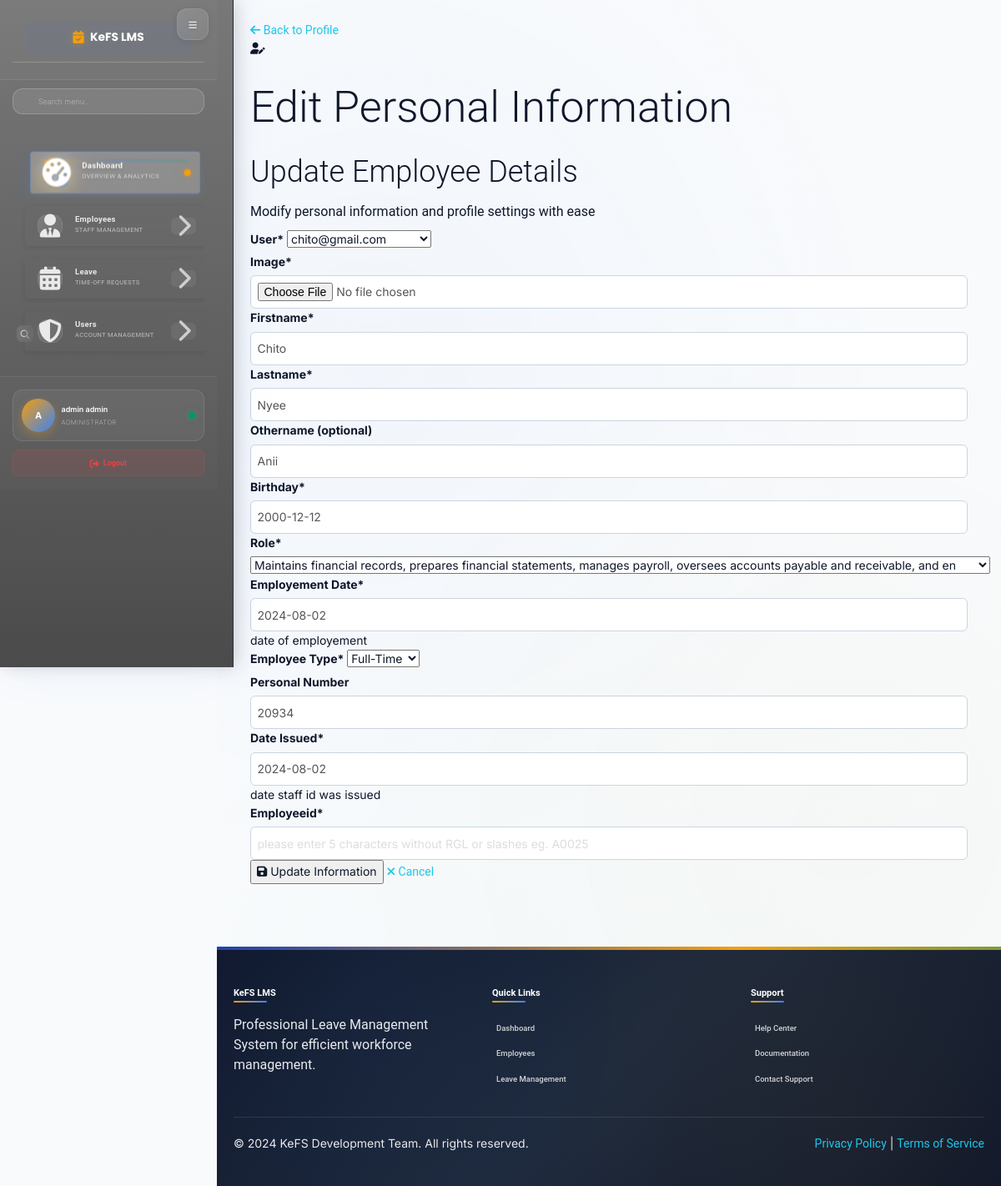
The page /dashboard/employee/edit/2/ (signed in) on the database its author committed.
### employee/models.py (models this page shows, shortened)
class CustomUser(AbstractUser): #auth_base.AbstractBaseUser
    HR = 1
    SUPERVISOR = 2
    USER = 3
    ROLE_CHOICES = (
        (HR, 'hr'),
        (SUPERVISOR, 'supervisor'),
        (USER, 'user'),
    )
    first_name = models.CharField(max_length=100)
    last_name = models.CharField(max_length=100)
    username = models.CharField(max_length=100)
    email = models.EmailField(unique=True)
    phone_number = models.CharField(max_length=100)
    role = models.PositiveSmallIntegerField(choices=ROLE_CHOICES, blank=True, null=True)
    date_joined = models.DateTimeField(auto_now_add=True)
    last_login = models.DateTimeField(auto_now=True)
    created_date = models.DateField(auto_now_add=True)
    modified_date = models.DateField(auto_now=True)
    is_active = models.BooleanField(default=False)
    is_admin = models.BooleanField(default=False)
    is_superuser = models.BooleanField(default=False)
    is_staff = models.BooleanField(default=False)
    objects = UserManager()
    USERNAME_FIELD = 'email'
    REQUIRED_FIELDS = ['username', 'first_name', 'last_name']
    def __str__(self):
        return self.email

class Employee(models.Model):
    MALE = 'male'
    FEMALE = 'female'
    OTHER = 'other'
    NOT_KNOWN = 'Prefer not to say'
    GENDER = (
        (MALE, 'Male'),
        (FEMALE, 'Female'),
        (OTHER, 'Other'),
        (NOT_KNOWN, 'Prefer not to say'),
    )
    MR = 'Mr'
    MRS = 'Mrs'
    MSS = 'Mss'
    DR = 'Dr'
    SIR = 'Sir'
    MADAM = 'Madam'
    TITLE = (
        (MR, 'Mr'),
        (MRS, 'Mrs'),
        (MSS, 'Mss'),
        (DR, 'Dr'),
        (SIR, 'Sir'),
        (MADAM, 'Madam'),
    )
    FULL_TIME = 'Full-Time'
    PART_TIME = 'Part-Time'
    CONTRACT = 'Contract'
    INTERN = 'Intern'
    EMPLOYEETYPE = (
        (FULL_TIME, 'Full-Time'),
        (PART_TIME, 'Part-Time'),
        (CONTRACT, 'Contract'),
        (INTERN, 'Intern'),
    )
    user = models.ForeignKey(settings.AUTH_USER_MODEL, on_delete=models.CASCADE, default=1)
    image = models.FileField(_('Profile Image'), upload_to='profiles', default='default.png', blank=True, null=True,
                             help_text='upload image size less than 2.0MB')  # work on path username-date/image
    firstname = models.CharField(_('Firstname'), max_length=250, null=False, blank=False)
    lastname = models.CharField(_('Lastname'), max_length=250, null=False, blank=False)
    othername = models.CharField(_('Othername (optional)'), max_length=250, null=True, blank=True)
    birthday = models.DateField(_('Birthday'), blank=False, null=False)
    Department = models.ForeignKey(Department, verbose_name=_('Department'), on_delete=models.SET_NULL, null=True,
                                    default=None)
    role = models.ForeignKey(Role, verbose_name=_('Role'), on_delete=models.SET_NULL, null=True, default=None)
    startdate = models.DateField(_('Employement Date'), help_text='date of employement', blank=False, null=True)
    employeetype = models.CharField(_('Employee Type'), max_length=115, default=FULL_TIME, choices=EMPLOYEETYPE,
                                    blank=False, null=True)
    peronal_number = models.CharField(_('Personal Number'), max_length=100, null=True, blank=True)
    dateissued = models.DateField(_('Date Issued'), help_text='date staff id was issued', blank=False, null=True)
    is_blocked = models.BooleanField(_('Is Blocked'), help_text='button to toggle employee block and unblock',
                                     default=False)
    is_deleted = models.BooleanField(_('Is Deleted'), help_text='button to toggle employee deleted and undelete',
                                     default=False)
    created = models.DateTimeField(verbose_name=_('Created'), auto_now_add=True, null=True)
    updated = models.DateTimeField(verbose_name=_('Updated'), auto_now=True, null=True)
    objects = EmployeeManager()
    class Meta:
        verbose_name = _('Employee')
        verbose_name_plural = _('Employees')
        ordering = ['-created']
    @property
    def get_full_name(self):
        if self.othername:
            return f"{self.firstname} {self.lastname} {self.othername}"
        return f"{self.firstname} {self.lastname}"

### dashboard/views.py (the view, shortened to what this page needs)
# urls.py: path('employee/edit/<int:id>/', employee_edit_data, name='employee_edit'),
def employee_edit_data(request, id):
    if not (request.user.is_authenticated and (request.user.is_superuser or request.user.is_staff)):
        return redirect('/')
    employee = get_object_or_404(Employee, id=id)
    dataset = {
        'form': EmployeeCreateForm(instance=employee),
        'title': f'edit - {employee.get_full_name}'
    }
    return render(request, 'dashboard/employee_edit_user.html', dataset)

### employee/managers.py (called while the page is built)
    def get_queryset(self):
        return super().get_queryset().filter(is_deleted=False)

### employee/models.py (called while the page is built)
    def __str__(self):
        return self.name

### templates/dashboard/employee_edit_user.html (shortened to what this page needs)
{% extends '_layout.html' %}
{% load static %}
{% load crispy_forms_tags %}
{% block content %}
<div class="edit-page-container">
    <div class="container-fluid">
        <a href="{% url 'dashboard:employeeinfo' form.instance.id %}" class="back-link" aria-label="Back to employee profile">
            <i class="fas fa-arrow-left" aria-hidden="true"></i>
            <span>Back to Profile</span>
        </a>
        <div class="edit-form-card">
            <div class="edit-header">
                <div class="edit-header-content">
                    <i class="fas fa-user-edit edit-header-icon" aria-hidden="true"></i>
                    <h1 class="edit-header-title">Edit Personal Information</h1>
                </div>
            </div>
            <div class="edit-body">
                <div class="edit-title">
                    <h2>Update Employee Details</h2>
                    <p>Modify personal information and profile settings with ease</p>
                </div>
                <div class="form-section">
                    <form action="" method="POST" enctype="multipart/form-data" id="edit-form" novalidate>
                        {{ form|crispy }}
                    </form>
                </div>
                <div class="form-actions">
                    <button type="submit" form="edit-form" class="btn-update" id="submit-btn">
                        <i class="fas fa-save" aria-hidden="true"></i>
                        <span>Update Information</span>
                    </button>
                    <a href="{% url 'dashboard:employeeinfo' form.instance.id %}" class="btn-cancel">
                        <i class="fas fa-times" aria-hidden="true"></i>
                        <span>Cancel</span>
                    </a>
                </div>
            </div>
        </div>
    </div>
</div>
{% endblock %}

### templates/_layout.html (shortened to what this page needs)
{% load static %}
<!doctype html>
<html lang="en">
<head>
    <link rel="stylesheet" href="https://cdnjs.cloudflare.com/ajax/libs/font-awesome/6.4.0/css/all.min.css">
    <link href="{% static 'css/bootstrap.min.css' %}" rel="stylesheet" />
    <link href="{% static 'css/animate.min.css' %}" rel="stylesheet"/>
    <link href="{% static 'css/light-bootstrap-dashboard.css' %}" rel="stylesheet"/>
    <link rel="stylesheet" href="https://code.jquery.com/ui/1.12.1/themes/base/jquery-ui.css">
</head>
<body>
    <div class="sidebar" id="sidebar">
        <div class="sidebar-wrapper">
            <div class="sidebar-header">
                <button class="sidebar-toggle" id="sidebar-toggle" aria-label="Toggle sidebar">
                    <i class="fas fa-bars"></i>
                </button>
                <div class="logo">
                    <a href="{% url 'dashboard:dashboard' %}">
                        <i class="fas fa-calendar-check"></i>
                        <span>KeFS LMS</span>
                    </a>
                </div>
            </div>
            <div class="sidebar-search">
                <i class="fas fa-search search-icon"></i>
                <input type="text" class="search-input" placeholder="Search menu..." id="sidebar-search">
            </div>
            <nav>
                <ul class="nav">
                    <li class="nav-item active">
                        <a href="{% url 'dashboard:dashboard' %}" class="nav-link">
                            <div class="nav-icon-wrapper">
                                <i class="fas fa-gauge-high nav-icon"></i>
                                <div class="nav-icon-glow"></div>
                            </div>
                            <div class="nav-content">
                                <span class="nav-title">Dashboard</span>
                                <span class="nav-subtitle">Overview & Analytics</span>
                            </div>
                            <div class="nav-indicator active"></div>
                        </a>
                    </li>
                    {% if request.user.is_superuser or request.user.is_staff %}
                    <li class="nav-item dropdown">
                        <a href="#" class="nav-link dropdown-toggle">
                            <div class="nav-icon-wrapper">
                                <i class="fas fa-user-tie nav-icon"></i>
                            </div>
                            <div class="nav-content">
                                <span class="nav-title">Employees</span>
                                <span class="nav-subtitle">Staff Management</span>
                            </div>
                            <i class="fas fa-chevron-right chevron-icon"></i>
                        </a>
                    </li>
                    {% endif %}
                    <li class="nav-item dropdown">
                        <a href="#" class="nav-link dropdown-toggle">
                            <div class="nav-icon-wrapper">
                                <i class="fas fa-calendar-days nav-icon"></i>
                            </div>
                            <div class="nav-content">
                                <span class="nav-title">Leave</span>
                                <span class="nav-subtitle">Time-off Requests</span>
                            </div>
                            <i class="fas fa-chevron-right chevron-icon"></i>
                        </a>
                    </li>
                    {% if request.user.is_superuser or request.user.is_staff %}
                    <li class="nav-item dropdown">
                        <a href="#" class="nav-link dropdown-toggle">
                            <div class="nav-icon-wrapper">
                                <i class="fas fa-shield-halved nav-icon"></i>
                            </div>
                            <div class="nav-content">
                                <span class="nav-title">Users</span>
                                <span class="nav-subtitle">Account Management</span>
                            </div>
                            <i class="fas fa-chevron-right chevron-icon"></i>
                        </a>
                    </li>
                    {% endif %}
                </ul>
            </nav>
            <div class="sidebar-profile">
                <div class="user-profile">
                    <div class="user-avatar">
                        {{ request.user.get_full_name|slice:":1"|default:request.user.username|slice:":1"|upper }}
                    </div>
                    <div class="user-info">
                        <div class="user-name">{{ request.user.get_full_name|truncatechars:15|default:request.user.username|truncatechars:15 }}</div>
                        <div class="user-role">
                            {% if request.user.is_superuser %}Administrator{% elif request.user.is_staff %}Staff{% else %}Employee{% endif %}
                        </div>
                    </div>
                    <div class="user-status" title="Online"></div>
                </div>
                <div class="sidebar-logout">
                    <a href="{% url 'accounts:logout' %}" class="logout-btn">
                        <i class="fas fa-sign-out-alt"></i>
                        <span>Logout</span>
                    </a>
                </div>
            </div>
        </div>
    </div>
    <div class="main-panel">
        <main id="main-content" class="main-content">
            {% block content %}{% endblock %}
        </main>
        <footer class="app-footer">
            <div class="footer-content">
                <div class="footer-section">
                    <h5>KeFS LMS</h5>
                    <p>Professional Leave Management System for efficient workforce management.</p>
                </div>
                <div class="footer-section">
                    <h5>Quick Links</h5>
                    <ul class="footer-links">
                        <li><a href="{% url 'dashboard:dashboard' %}">Dashboard</a></li>
                        <li><a href="{% url 'dashboard:employees' %}">Employees</a></li>
                        <li><a href="{% url 'dashboard:staffleavetable' %}">Leave Management</a></li>
                    </ul>
                </div>
                <div class="footer-section">
                    <h5>Support</h5>
                    <ul class="footer-links">
                        <li><a href="#">Help Center</a></li>
                        <li><a href="#">Documentation</a></li>
                        <li><a href="#">Contact Support</a></li>
                    </ul>
                </div>
            </div>
            <div class="footer-bottom">
                <div>&copy; 2024 KeFS Development Team. All rights reserved.</div>
                <div>
                    <a href="#">Privacy Policy</a> | <a href="#">Terms of Service</a>
                </div>
            </div>
        </footer>
    </div>
</body>
</html>

### rows shown on the page
CustomUser: user.get_full_name "A", user.get_full_name "admin admin"
Employee: user "chito@gmail.com", firstname "Chito", lastname "Nyee", othername "Anii", birthday "2000-12-12", role "Maintains financial records, prepares financial statements, manages payroll, oversees accounts payable and receivable, and en", startdate "2024-08-02", employeetype "Full-Time", peronal_number "20934", dateissued "2024-08-02"
